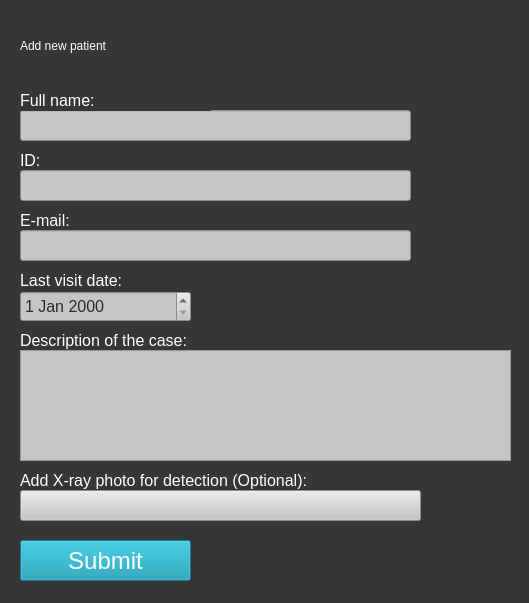
<?xml version="1.0" encoding="UTF-8"?>
<ui version="4.0">
 <class>Dialog</class>
 <widget class="QDialog" name="Dialog">
  <property name="geometry">
   <rect>
    <x>0</x>
    <y>0</y>
    <width>529</width>
    <height>603</height>
   </rect>
  </property>
  <property name="windowTitle">
   <string>Dialog</string>
  </property>
  <property name="styleSheet">
   <string notr="true">background-color: rgb(54, 54, 54);</string>
  </property>
  <widget class="QLabel" name="label_7">
   <property name="geometry">
    <rect>
     <x>20</x>
     <y>270</y>
     <width>121</width>
     <height>21</height>
    </rect>
   </property>
   <property name="styleSheet">
    <string notr="true">color: rgb(255,255,255);
font-size: 12pt</string>
   </property>
   <property name="text">
    <string>Last visit date:</string>
   </property>
  </widget>
  <widget class="QLabel" name="label_9">
   <property name="geometry">
    <rect>
     <x>20</x>
     <y>210</y>
     <width>111</width>
     <height>21</height>
    </rect>
   </property>
   <property name="styleSheet">
    <string notr="true">color: rgb(255,255,255);
font-size: 12pt</string>
   </property>
   <property name="text">
    <string>E-mail:</string>
   </property>
  </widget>
  <widget class="QLineEdit" name="lineEdit_5">
   <property name="geometry">
    <rect>
     <x>20</x>
     <y>230</y>
     <width>391</width>
     <height>31</height>
    </rect>
   </property>
   <property name="autoFillBackground">
    <bool>false</bool>
   </property>
   <property name="styleSheet">
    <string notr="true">background-color: rgb(197,197,197);
color: rgb(42, 42, 42);
font-size: 12pt</string>
   </property>
   <property name="inputMethodHints">
    <set>Qt::ImhSensitiveData</set>
   </property>
   <property name="text">
    <string/>
   </property>
   <property name="placeholderText">
    <string/>
   </property>
  </widget>
  <widget class="QLabel" name="label_3">
   <property name="geometry">
    <rect>
     <x>20</x>
     <y>10</y>
     <width>331</width>
     <height>71</height>
    </rect>
   </property>
   <property name="styleSheet">
    <string notr="true">background-color: rgb(54,54,54);
color: rgb(255, 255, 255);
font: 75 28pt &quot;MS Shell Dlg 2&quot;;</string>
   </property>
   <property name="text">
    <string>Add new patient</string>
   </property>
  </widget>
  <widget class="QLabel" name="label_5">
   <property name="geometry">
    <rect>
     <x>20</x>
     <y>150</y>
     <width>111</width>
     <height>21</height>
    </rect>
   </property>
   <property name="styleSheet">
    <string notr="true">color: rgb(255,255,255);
font-size: 12pt</string>
   </property>
   <property name="text">
    <string>ID:</string>
   </property>
  </widget>
  <widget class="QLabel" name="label_8">
   <property name="geometry">
    <rect>
     <x>20</x>
     <y>330</y>
     <width>181</width>
     <height>21</height>
    </rect>
   </property>
   <property name="styleSheet">
    <string notr="true">color: rgb(255,255,255);
font-size: 12pt</string>
   </property>
   <property name="text">
    <string>Description of the case:</string>
   </property>
  </widget>
  <widget class="QLineEdit" name="lineEdit_3">
   <property name="geometry">
    <rect>
     <x>20</x>
     <y>170</y>
     <width>391</width>
     <height>31</height>
    </rect>
   </property>
   <property name="autoFillBackground">
    <bool>false</bool>
   </property>
   <property name="styleSheet">
    <string notr="true">background-color: rgb(197,197,197);
color: rgb(42, 42, 42);
font-size: 12pt
</string>
   </property>
   <property name="inputMethodHints">
    <set>Qt::ImhSensitiveData</set>
   </property>
   <property name="text">
    <string/>
   </property>
   <property name="placeholderText">
    <string/>
   </property>
  </widget>
  <widget class="QLineEdit" name="lineEdit_4">
   <property name="geometry">
    <rect>
     <x>20</x>
     <y>110</y>
     <width>391</width>
     <height>31</height>
    </rect>
   </property>
   <property name="autoFillBackground">
    <bool>false</bool>
   </property>
   <property name="styleSheet">
    <string notr="true">background-color: rgb(197,197,197);
color: rgb(42, 42, 42);
font-size: 12pt
</string>
   </property>
   <property name="text">
    <string/>
   </property>
   <property name="placeholderText">
    <string/>
   </property>
  </widget>
  <widget class="QLabel" name="label_4">
   <property name="geometry">
    <rect>
     <x>20</x>
     <y>90</y>
     <width>191</width>
     <height>21</height>
    </rect>
   </property>
   <property name="font">
    <font>
     <pointsize>12</pointsize>
    </font>
   </property>
   <property name="styleSheet">
    <string notr="true">color: rgb(255,255,255);
font-size: 12pt</string>
   </property>
   <property name="text">
    <string>Full name:</string>
   </property>
  </widget>
  <widget class="QTextEdit" name="textEdit">
   <property name="geometry">
    <rect>
     <x>20</x>
     <y>350</y>
     <width>491</width>
     <height>111</height>
    </rect>
   </property>
   <property name="styleSheet">
    <string notr="true">background-color: rgb(197,197,197);
color: rgb(42, 42, 42);
font-size: 12pt</string>
   </property>
  </widget>
  <widget class="QPushButton" name="pushButton_2">
   <property name="geometry">
    <rect>
     <x>20</x>
     <y>540</y>
     <width>171</width>
     <height>41</height>
    </rect>
   </property>
   <property name="styleSheet">
    <string notr="true">background-color: rgb(14, 154, 175);
color: rgb(255,255,255);
font-size: 18pt
</string>
   </property>
   <property name="text">
    <string>Submit</string>
   </property>
  </widget>
  <widget class="QLabel" name="label_10">
   <property name="geometry">
    <rect>
     <x>20</x>
     <y>470</y>
     <width>301</width>
     <height>21</height>
    </rect>
   </property>
   <property name="styleSheet">
    <string notr="true">color: rgb(255,255,255);
font-size: 12pt</string>
   </property>
   <property name="text">
    <string>Add X-ray photo for detection (Optional):</string>
   </property>
  </widget>
  <widget class="QDateEdit" name="dateEdit">
   <property name="geometry">
    <rect>
     <x>20</x>
     <y>291</y>
     <width>171</width>
     <height>31</height>
    </rect>
   </property>
   <property name="styleSheet">
    <string notr="true">background-color: rgb(197,197,197);
color: rgb(42, 42, 42);
font-size: 12pt</string>
   </property>
  </widget>
  <widget class="QPushButton" name="pushButton">
   <property name="geometry">
    <rect>
     <x>20</x>
     <y>490</y>
     <width>401</width>
     <height>31</height>
    </rect>
   </property>
   <property name="styleSheet">
    <string notr="true">background-color: rgb(197,197,197);
color: rgb(42, 42, 42);
font-size: 12pt;
border-color: rgb(255, 255, 255);</string>
   </property>
   <property name="text">
    <string/>
   </property>
  </widget>
 </widget>
 <resources/>
 <connections/>
</ui>
